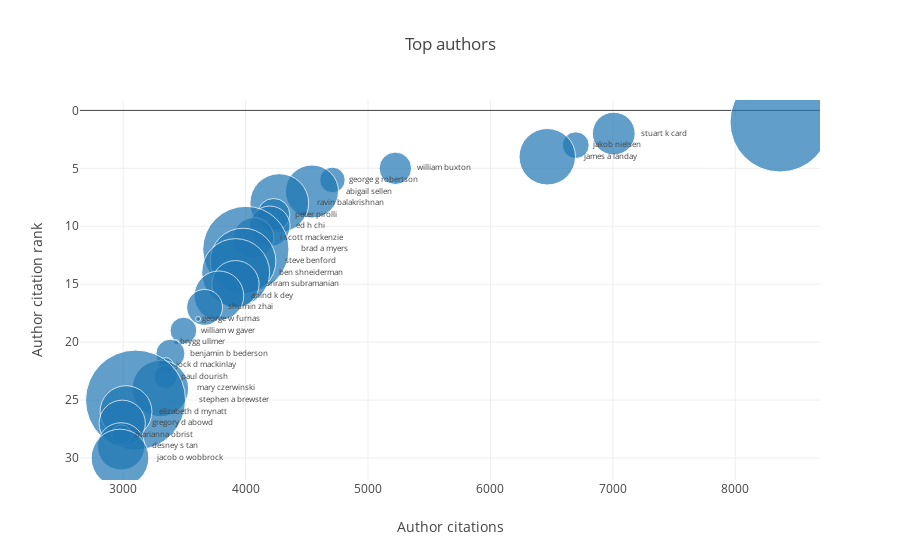

Here is the notebook cell this chart was saved with:
### Markdown cell above
# Top authors

### Code cell
top_authors = pd.merge(left=chi_contributions, right=chi[['paperid', 'citationcount']], 
                       left_on='paperid', right_on='paperid')
top_authors = top_authors.groupby(['authorid', 'name']).agg({'paperid': 'count', 'citationcount':'sum'})\
                         .sort_values('citationcount', ascending=False)[:TOP_N].reset_index()
top_authors['citationrank'] = top_authors.index + 1

min_max_scaler = preprocessing.MinMaxScaler((5, 100))

trace0 = go.Scatter(
    x=top_authors.citationcount,
    y=top_authors.citationrank,
    text=top_authors.name,
    textposition='middle right',
    textfont=dict(size=8),
    mode='markers+text',
#     marker=dict(size=5)
    marker=dict(size=min_max_scaler.fit_transform(top_authors[['paperid']]))
)

layout = go.Layout(title='Top authors',
                   xaxis=dict(title='Author citations'),
                   yaxis=dict(title='Author citation rank',
                              autorange='reversed'))

fig = go.Figure(data=[trace0], layout=layout)
plotly.offline.iplot(fig)
pio.write_image(fig, 'reports/images/chi_top_authors.png')

### Figure 1 — Plotly figure (JSON) as saved in the notebook; plotly's stock layout.template omitted (floating-point values rounded to 4 significant figures)
{"data": [{"marker": {"size": [[100], [42.77], [26.75], [56.51], [32.47], [25.6], [53.07], [58.8], [32.47], [40.48], [40.48], [86.27], [65.66], [67.95], [47.35], [49.64], [35.9], [5], [26.75], [5], [29.04], [15.3], [23.31], [56.51], [100], [51.93], [46.2], [19.88], [47.35], [57.65]]}, "mode": "markers+text", "text": ["hiroshi ishii", "stuart k card", "jakob nielsen", "james a landay", "william buxton", "george g robertson", "abigail sellen", "ravin balakrishnan", "peter pirolli", "ed h chi", "i scott mackenzie", "brad a myers", "steve benford", "ben shneiderman", "sriram subramanian", "anind k dey", "shumin zhai", "george w furnas", "william w gaver", "brygg ullmer", "benjamin b bederson", "jock d mackinlay", "paul dourish", "mary czerwinski", "stephen a brewster", "elizabeth d mynatt", "gregory d abowd", "marianna obrist", "desney s tan", "jacob o wobbrock"], "textfont": {"size": 8}, "textposition": "middle right", "type": "scatter", "uid": "38445899-6296-4707-9b24-8cbd32503634", "x": [8365, 7007, 6697, 6464, 5223, 4709, 4542, 4275, 4229, 4198, 4066, 4002, 3979, 3919, 3917, 3782, 3665, 3612, 3492, 3433, 3386, 3348, 3347, 3304, 3101, 3023, 2992, 2986, 2983, 2974], "y": [1, 2, 3, 4, 5, 6, 7, 8, 9, 10, 11, 12, 13, 14, 15, 16, 17, 18, 19, 20, 21, 22, 23, 24, 25, 26, 27, 28, 29, 30]}], "layout": {"title": {"text": "Top authors"}, "xaxis": {"title": {"text": "Author citations"}}, "yaxis": {"autorange": "reversed", "title": {"text": "Author citation rank"}}}}
